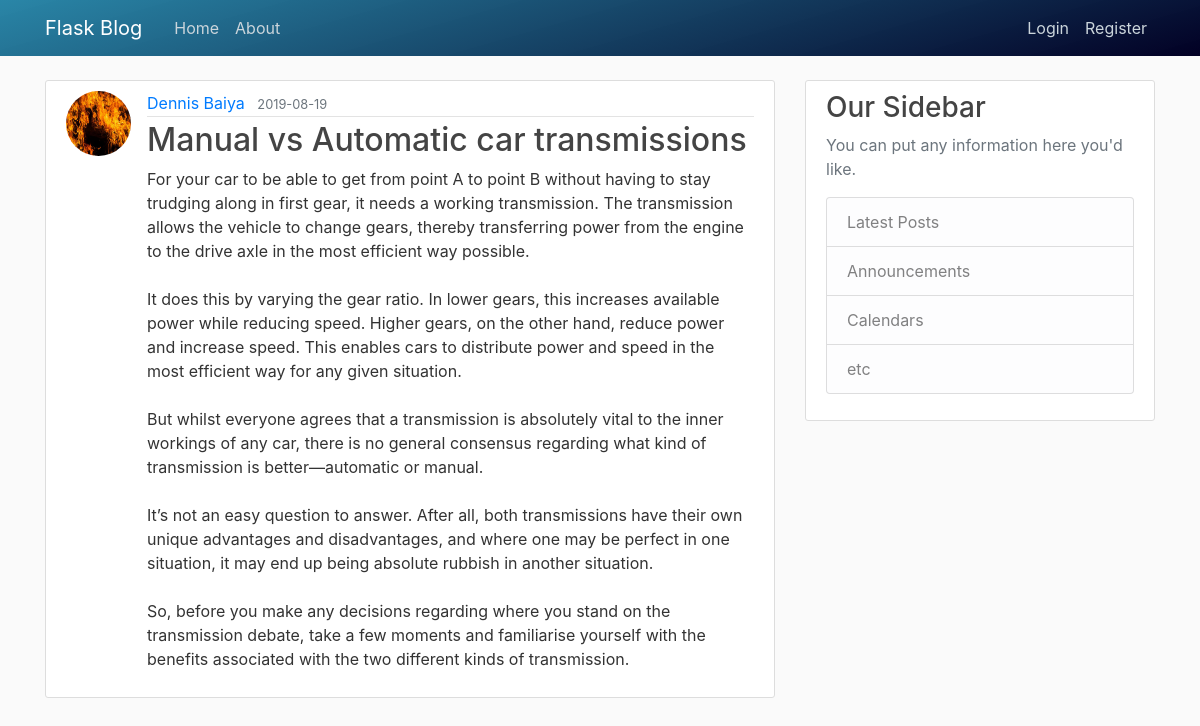
Screenshot of /post/2 with the database file from the repository.
### blog_post/models.py (models this page shows, shortened)
class User(db.Model, UserMixin):
    id = db.Column(db.Integer, primary_key=True)
    username = db.Column(db.String(20), unique=True, nullable=False)
    email = db.Column(db.String(120), unique=True, nullable=False)
    image_file = db.Column(db.String(20), nullable=False,
                           default='default.jpg')
    password = db.Column(db.String(60), nullable=False)
    posts = db.relationship('Post', backref='author', lazy=True)

class Post(db.Model):
    id = db.Column(db.Integer, primary_key=True)
    title = db.Column(db.String(100), nullable=False)
    date_posted = db.Column(db.DateTime, nullable=False,
                            default=datetime.utcnow)
    content = db.Column(db.Text, nullable=False)
    user_id = db.Column(db.Integer, db.ForeignKey('user.id'), nullable=False)

### blog_post/posts/routes.py (the view)
@posts.route('/post/<int:post_id>')
def post(post_id):
    post = Post.query.get_or_404(post_id)
    return render_template('post.html', title=post.title, post=post)

### blog_post/templates/post.html (shortened to what this page needs)
{% extends 'base.html' %}
{% block content %}
    <article class="media content-section">
        <img class="rounded-circle article-img" src="{{ url_for('static', filename='profile_pics/' + post.author.image_file) }}" alt="">
        <div class="media-body">
            <div class="article-metadata">
                <a class="mr-2" href="{{url_for('users.user_posts', username=post.author.username)}}">{{ post.author.username }}</a>
                <small class="text-muted">{{ post.date_posted.strftime('%Y-%m-%d')}}</small>
            </div>
            <h2 class="article-title">{{ post.title }}</h2>
            <p class="article-content">{{ post.content }}</p>
        </div>
    </article>
{% endblock content%}

### blog_post/static/main.css (style rules this page uses)
body { background: #fafafa; color: #333333; margin-top: 5rem; }
h1, h2, h3, h4, h5, h6 { color: #444444; }
.content-section { background: #ffffff; padding: 10px 20px; border: 1px solid #dddddd; border-radius: 3px; margin-bottom: 20px; }
.article-title { color: #444444; }
.article-content { white-space: pre-line; }
.article-img { height: 65px; width: 65px; margin-right: 16px; }
.article-metadata { padding-bottom: 1px; margin-bottom: 4px; border-bottom: 1px solid #e3e3e3 }

### rows the page displays
User: image_file (picture), author.username "Dennis Baiya"
Post: date_posted "2019-08-19", title "Manual vs Automatic car transmissions", content "For your car to be able to get from point A to point B without having to stay trudging along in first gear, it needs a working transmission. The transmission allows the vehicle to change gears, thereby transferring power from the engine to the drive axle in the most efficient way possible. It does this by varying the gear ratio. In lower gears, this increases available power while reducing speed. Higher gears, on the other hand, reduce power and increase speed. This enables cars to distribute power and speed in the most efficient way for any given situation. But whilst everyone agrees that a transmission is absolutely vital to the inner workings of any car, there is no general consensus…"
